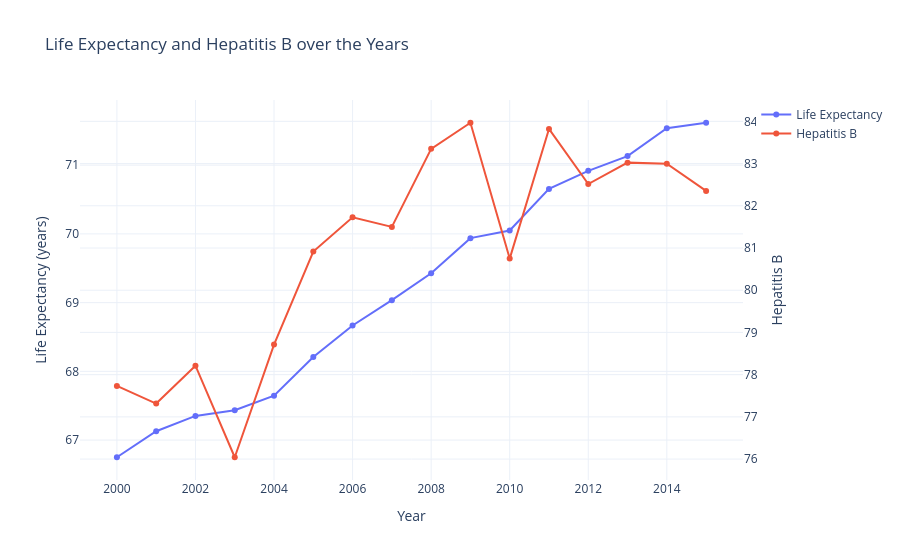

This figure's notebook cell:
### Markdown cell above
<h4>Life expectancy vs Hepatitis B</h4>

### Code cell
# Calculate the average life expectancy and average HepatitisB for each year
average_data = df.groupby('year').agg({
    'life_expectancy': 'mean',
    'hep_b': 'mean'
}).reset_index()

# Create the interactive plot with dual y-axes
fig = go.Figure()

# Add life expectancy trace
fig.add_trace(go.Scatter(x=average_data['year'], y=average_data['life_expectancy'], 
                         mode='lines+markers', name='Life Expectancy',
                         yaxis='y1'))

# Add hepatitis b trace
fig.add_trace(go.Scatter(x=average_data['year'], y=average_data['hep_b'], 
                         mode='lines+markers', name='Hepatitis B',
                         yaxis='y2'))

# Update layout for dual y-axes
fig.update_layout(
    title='Life Expectancy and Hepatitis B over the Years',
    xaxis=dict(title='Year'),
    yaxis=dict(title='Life Expectancy (years)', side='left'),
    yaxis2=dict(title='Hepatitis B', side='right', overlaying='y'),
    template='plotly_white'
)

# Show the plot
fig.show()

### Figure 1 — Plotly figure (JSON) as saved in the notebook; plotly's stock layout.template omitted (floating-point values rounded to 4 significant figures)
{"data": [{"mode": "lines+markers", "name": "Life Expectancy", "type": "scatter", "x": [2000, 2001, 2002, 2003, 2004, 2005, 2006, 2007, 2008, 2009, 2010, 2011, 2012, 2013, 2014, 2015], "y": [66.75, 67.13, 67.35, 67.43, 67.65, 68.21, 68.67, 69.04, 69.43, 69.94, 70.05, 70.65, 70.92, 71.13, 71.54, 71.62], "yaxis": "y"}, {"mode": "lines+markers", "name": "Hepatitis B", "type": "scatter", "x": [2000, 2001, 2002, 2003, 2004, 2005, 2006, 2007, 2008, 2009, 2010, 2011, 2012, 2013, 2014, 2015], "y": [77.73, 77.32, 78.21, 76.04, 78.71, 80.92, 81.73, 81.5, 83.35, 83.97, 80.75, 83.82, 82.51, 83.02, 83.0, 82.35], "yaxis": "y2"}], "layout": {"autosize": true, "title": {"text": "Life Expectancy and Hepatitis B over the Years"}, "xaxis": {"autorange": true, "range": [1999.0, 2016.0], "title": {"text": "Year"}, "type": "linear"}, "yaxis": {"autorange": true, "range": [66.35, 72.02], "side": "left", "title": {"text": "Life Expectancy (years)"}, "type": "linear"}, "yaxis2": {"autorange": true, "overlaying": "y", "range": [75.39, 84.62], "side": "right", "title": {"text": "Hepatitis B"}, "type": "linear"}}}
